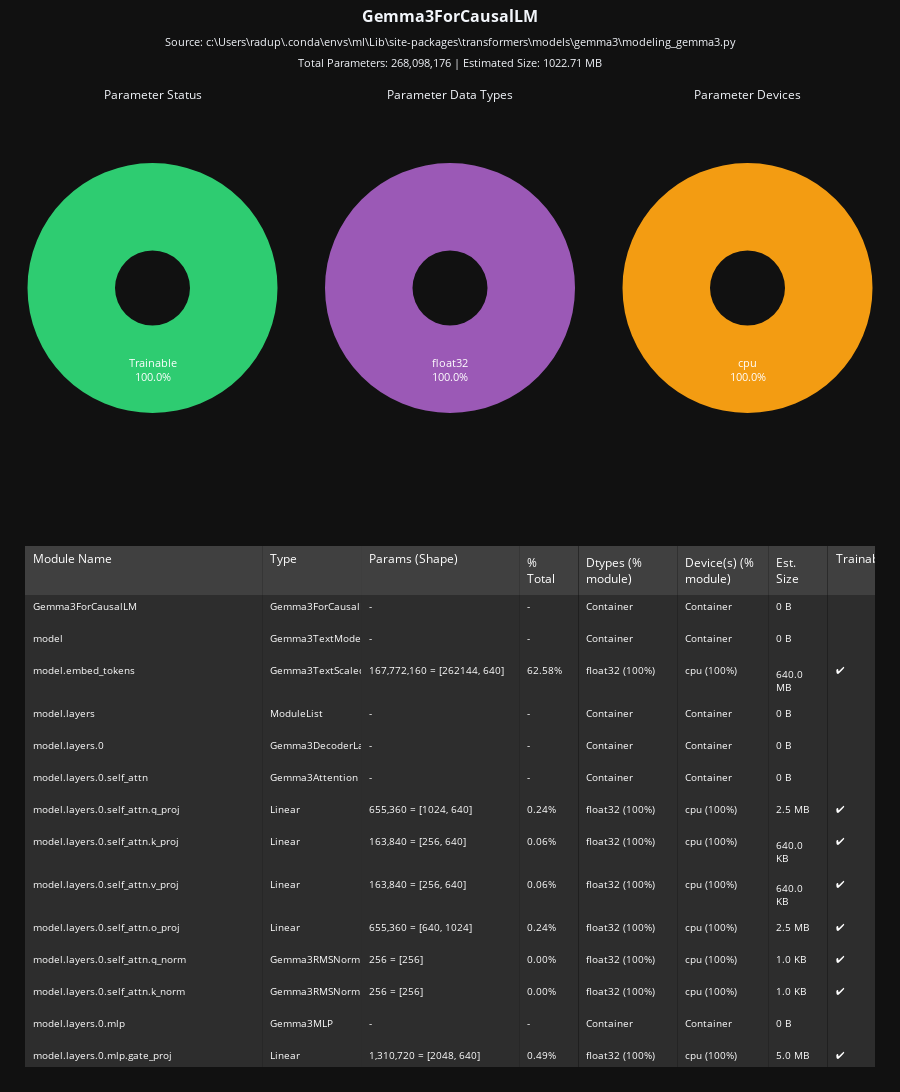

Notebook cell for this chart:
### Code cell
from flashml.legacy import inspect_model


inspect_model(model )

### Figure 1 — Plotly figure (JSON) as saved in the notebook; plotly's stock layout.template omitted (floating-point values rounded to 4 significant figures; data arrays with more than 128 entries replaced by an {"elided": "..."} marker saying what was removed)
{"data": [{"domain": {"x": [0, 0.3], "y": [0.5, 1]}, "hole": 0.3, "hovertemplate": "<b>%{hovertext}</b><extra></extra>", "hovertext": ["<b>Trainable</b><br>268,098,176<br>100.0%"], "labels": ["Trainable"], "marker": {"colors": ["#2ecc71"]}, "name": "Trainable Status", "pull": [0.02], "text": ["Trainable<br>100.0%"], "textfont": {"color": "white", "size": 11}, "textinfo": "text", "textposition": "auto", "type": "pie", "values": [100]}, {"domain": {"x": [0.35, 0.65], "y": [0.5, 1]}, "hole": 0.3, "hovertemplate": "<b>%{hovertext}</b><extra></extra>", "hovertext": ["<b>float32</b><br>268,098,176<br>100.0%"], "labels": ["float32"], "marker": {"colors": ["#9b59b6"]}, "name": "Data Types", "pull": [0.02], "text": ["float32<br>100.0%"], "textfont": {"color": "white", "size": 11}, "textinfo": "text", "textposition": "auto", "type": "pie", "values": [100]}, {"domain": {"x": [0.7, 1], "y": [0.5, 1]}, "hole": 0.3, "hovertemplate": "<b>%{hovertext}</b><extra></extra>", "hovertext": ["<b>cpu</b><br>1022.71 MB<br>100.0%"], "labels": ["cpu"], "marker": {"colors": ["#f39c12"]}, "name": "Devices", "pull": [0.02], "text": ["cpu<br>100.0%"], "textfont": {"color": "white", "size": 11}, "textinfo": "text", "textposition": "auto", "type": "pie", "values": [100]}, {"cells": {"align": "left", "fill": {"color": "#2d2d2d"}, "font": {"color": "white", "size": 10}, "height": 32, "line": {"width": 0}, "values": {"elided": "8x314 str values"}}, "columnwidth": [3, 1.25, 2, 0.75, 1.25, 1.15, 0.75, 0.6], "domain": {"x": [0, 1], "y": [0, 0.5]}, "header": {"align": "left", "fill": {"color": "#404040"}, "font": {"color": "white", "size": 12}, "line": {"width": 0}, "values": ["Module Name", "Type", "Params (Shape)", "% Total", "Dtypes (% module)", "Device(s) (% module)", "Est. Size", "Trainable"]}, "type": "table"}], "layout": {"annotations": [{"font": {"size": 12}, "showarrow": false, "text": "Parameter Status", "x": 0.15, "xanchor": "center", "xref": "paper", "y": 1, "yanchor": "bottom", "yref": "paper", "yshift": -80}, {"font": {"size": 12}, "showarrow": false, "text": "Parameter Data Types", "x": 0.5, "xanchor": "center", "xref": "paper", "y": 1, "yanchor": "bottom", "yref": "paper", "yshift": -80}, {"font": {"size": 12}, "showarrow": false, "text": "Parameter Devices", "x": 0.85, "xanchor": "center", "xref": "paper", "y": 1, "yanchor": "bottom", "yref": "paper", "yshift": -80}], "height": 1100, "margin": {"b": 25, "l": 25, "r": 25, "t": 25}, "showlegend": false, "title": {"font": {"size": 16}, "text": "<b>Gemma3ForCausalLM</b><br><sub>Source: c:\\Users\\radup\\.conda\\envs\\ml\\Lib\\site-packages\\transformers\\models\\gemma3\\modeling_gemma3.py</sub><br><sub>Total Parameters: 268,098,176 | Estimated Size: 1022.71 MB</sub>", "x": 0.5, "y": 0.98}}}
